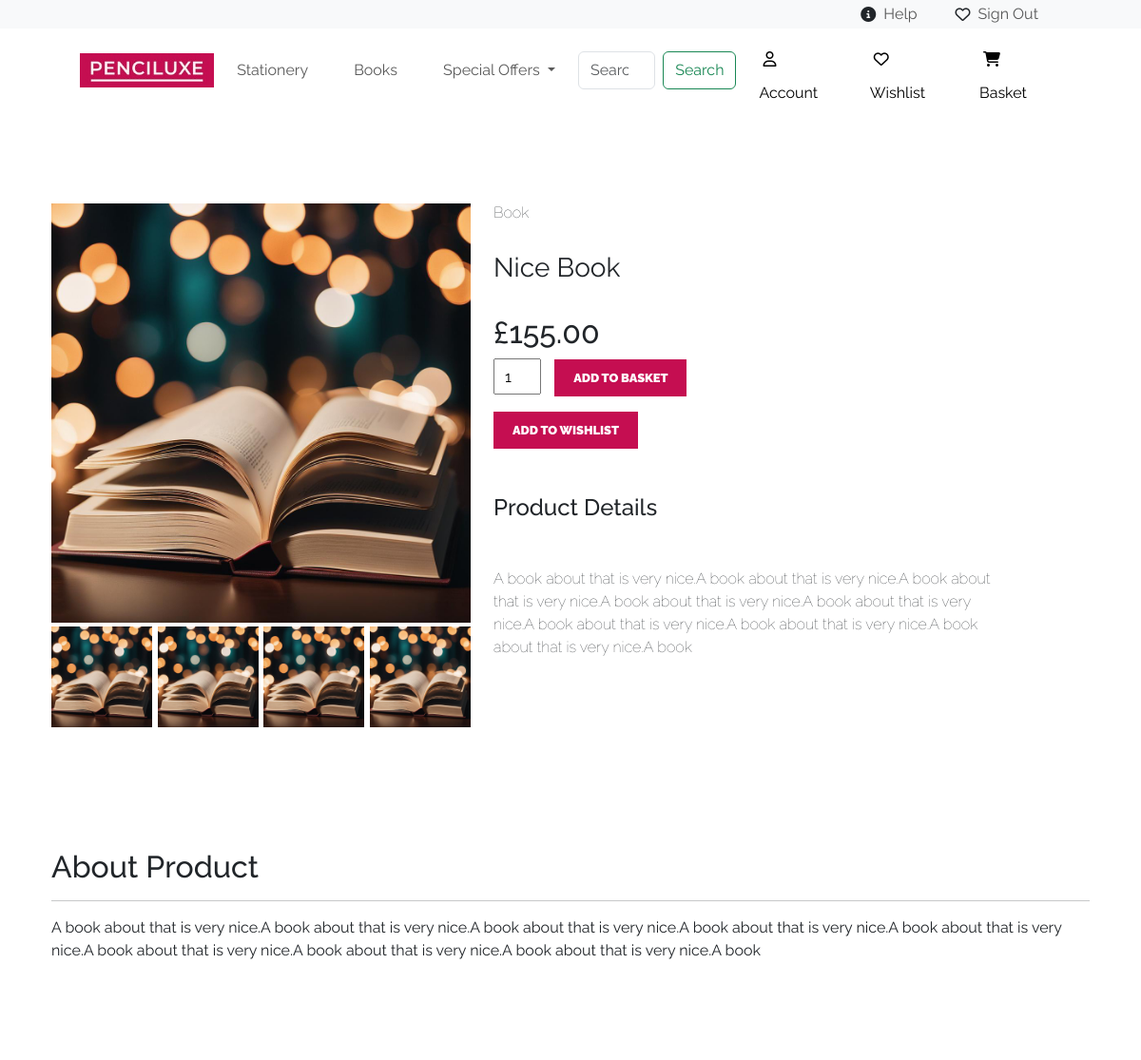
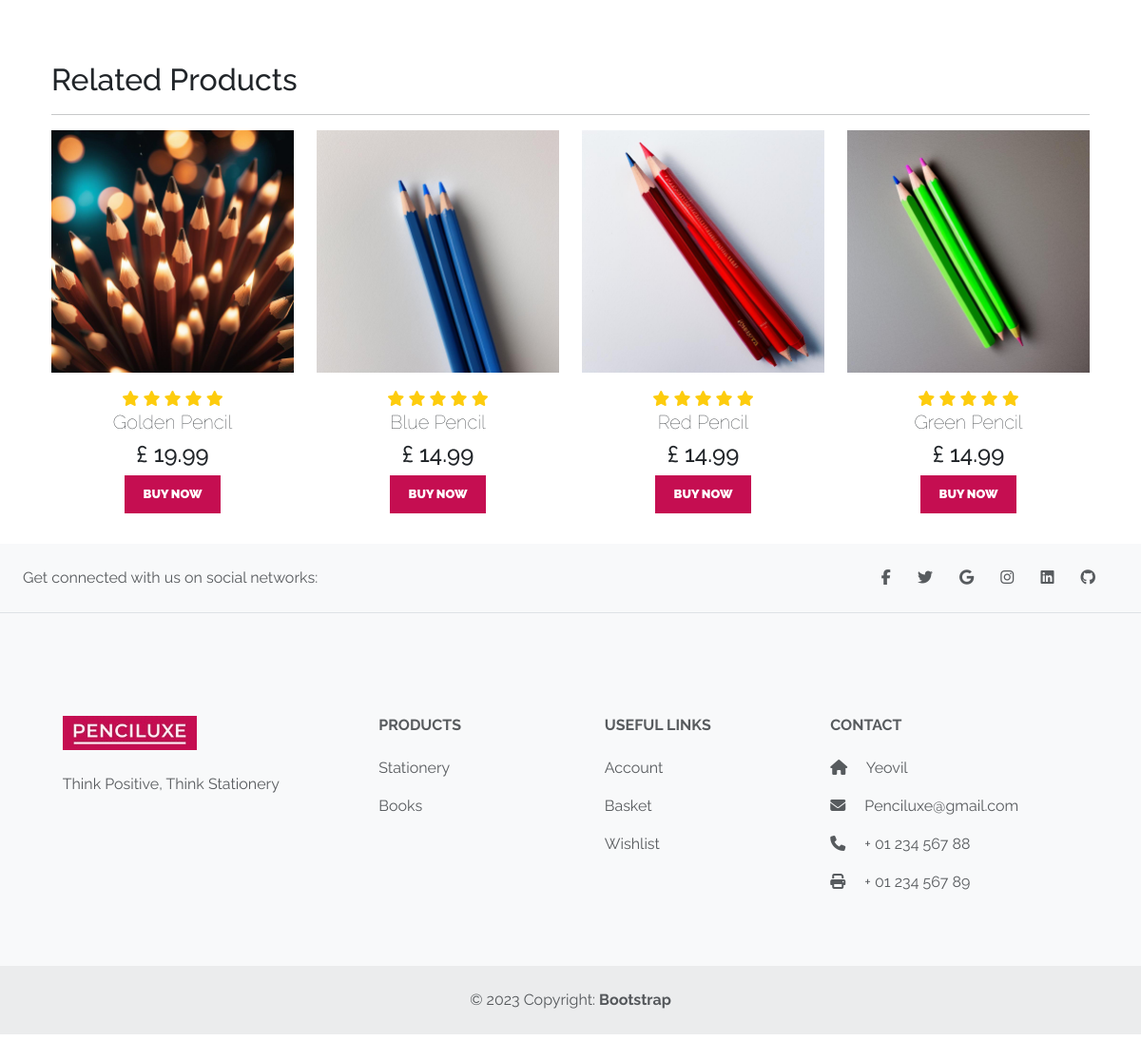
Page /WebAssignment/selectedProductPage.php?product_ID=6 on the committed database (2 pictures, top to bottom).
### tables this page shows
CREATE TABLE `product` (
  `product_ID` int(11) NOT NULL,
  `product_Name` varchar(100) NOT NULL,
  `product_Category` varchar(100) NOT NULL,
  `product_Description` varchar(255) NOT NULL,
  `product_Image` varchar(255) NOT NULL,
  `product_Image2` varchar(255) NOT NULL,
  `product_Image3` varchar(255) NOT NULL,
  `product_Image4` varchar(255) NOT NULL,
  `product_Price` decimal(6,2) NOT NULL,
  `product_Special_Offer` int(2) NOT NULL,
  `product_Type` varchar(100) NOT NULL
);

### WebAssignment/getProducts.php (called while the page is built)
<?php
include("connection.php");
$stmt = $con->prepare("SELECT * FROM product LIMIT 4");
$stmt->execute();
$trending_products = $stmt->get_result();
?>

### WebAssignment/selectedProductPage.php (the view, shortened to what this page needs)
<?php
include("connection.php");
if(isset($_GET['product_ID'])){
    $product_ID = $_GET['product_ID'];
    $stmt = $con->prepare("SELECT * FROM product where product_ID = ?");
    $stmt->bind_param("i",$product_ID);
    $stmt->execute();
    $product = $stmt->get_result();
}else{
    header('location: index.php');
}
?>
<!DOCTYPE html>
<html lang="en">
<head>
    <link href="https://cdn.jsdelivr.net/npm/bootstrap@5.3.3/dist/css/bootstrap.min.css" rel="stylesheet">
    <link rel="stylesheet" href="style.css" class="">
</head>
<body>
    <nav class="navbar navbar-custom bg-light navbar-expand-md">
        <div class="container-fluid py-0">
            <div class="navbar-collapse justify-content-end align-center" id="main-nav">
                <ul class="navbar-nav">
                    <li class="nav-item d-flex mx-3 ">
                        <i class="fa-solid fa-circle-info my-3"></i>
                        <a class="nav-link my-1" href="help.php">Help</a>
                    </li>
                    <li class="nav-item d-flex mx-3">
                        <i class="fa-regular fa-heart my-3"></i>
                        <a class="nav-link my-1" href="signout.php">Sign Out</a>
                    </li>
                </ul>
            </div>
        </div>
    </nav>
    <nav class="navbar navbar-expand-lg">
        <div class="container-fluid align-center">
            <a href="index.php"><img src="assets/logo.jpg" alt="..." height="36"></a>
          <div class="collapse navbar-collapse" id="navbarSupportedContent">
            <ul class="navbar-nav me-auto mb-2 mb-lg-0">
                <li class="nav-item">
                    <a class="nav-link mx-3" aria-current="page" href="stationery.php">Stationery</a>
                </li>
                <li class="nav-item">
                    <a class="nav-link mx-3" href="books.php">Books</a>
                </li>
                <li class="nav-item dropdown">
                    <a class="nav-link mx-3 dropdown-toggle" href="#" role="button" data-bs-toggle="dropdown" aria-expanded="false">
                  Special Offers
                    </a>
                </li>
                <form class="d-flex" role="search" method="POST" action="search.php">
                    <input class="form-control me-2" type="search" name="search" placeholder="Search" aria-label="Search">
                    <button class="btn btn-outline-success" type="submit">Search</button>
                </form>
            </ul>
            <li class="nav-item d-flex mx-4">
                <a class="accountButton" href="account.php" style="text-decoration: none;"><i class="fa-regular fa-user my-3 mx-1"></i>Account</a>
            </li>
            <li class="nav-item d-flex mx-4">
                <a class="wishlistButton" href="wishlist.php" style="text-decoration: none;"><i class="fa-regular fa-heart my-3 mx-1"></i>Wishlist</a>
            </li>
            <li class="nav-item d-flex mx-4">
                <a class="basketButton" href="basket.php" style="text-decoration: none;"><i class="fa-solid fa-cart-shopping my-3 mx-1"></i>Basket</a>
            </li>
          </div>
        </div>
    </nav>
    <section class="container single-product pt-5 px-4">
        <div class="row mt-5">
            <?php while($row = $product->fetch_assoc()){ ?>
            <div class="col-lg-5 col-md-6 col-sm-12">
                <img class="img-fluid w-100 pb-1" src="assets/<?php echo $row['product_Image']; ?>"/>
                <div class="small-img-group">
                    <div class="small-img-col">
                        <img src="assets/<?php echo $row['product_Image']; ?> " width="100%" class="small-img"/>
                    </div>
                    <div class="small-img-col">
                        <img src="assets/<?php echo $row['product_Image2']; ?>"width="100%" class="small-img"/>
                    </div>
                    <div class="small-img-col">
                        <img src="assets/<?php echo $row['product_Image3']; ?>"width="100%" class="small-img"/>
                    </div>
                    <div class="small-img-col">
                        <img src="assets/<?php echo $row['product_Image3']; ?>"width="100%" class="small-img"/>
                    </div>
                </div>
            </div>
            <div class="col-lg-6 col-md-12 col-12">
                <h6><?php echo $row['product_Category']; ?></h6>
                <h3 class="py-4"><?php echo $row['product_Name']; ?></h3>
                <h2>£<?php echo $row['product_Price']; ?></h2>
                <form method="POST" action="basket.php">
                  <input type="number" name="product_Quantity" value="1"/>
                  <button class="buy-btn" type="submit" name="add_To_Basket">Add to Basket</button>
                </form>
                <form method="POST" action="wishlist.php">
                  <button class="wish-btn mt-3" type="submit" name="add_To_Wishlist">Add to Wishlist</button>
                </form>
                <h4 class="mt-5 mb-5">Product Details</h4>
                <spam><?php echo $row['product_Description']; ?></spam>
            </div>
        </div>
    </section>
    <section id="Trending">
      <div class="row mx-auto container-lg">
        <div class="container mt-2">
                <h2 class= "font-weight-bold">About Product</h2>
                <hr>
        </div>
          <spam><?php echo $row['product_Description']; ?></spam>
        </div>
    </section>
    <?php }?>
    <section id="Trending">
    <div class="row mx-auto container-lg">
      <div class="container mt-5">
              <h2 class= "font-weight-bold">Related Products</h2>
              <hr>
      </div>
    <?php include('getProducts.php');?>
    <?php while($row= $trending_products->fetch_assoc()){ ?>
        <div class="product text-center col-lg-3 col-md-1 col-sm-4">
            <img class="img-fluid mb-3" src="assets/<?php echo $row['product_Image']; ?>"/>
            <div class="star">
                <i class="fas fa-star"></i>
                <i class="fas fa-star"></i>
                <i class="fas fa-star"></i>
                <i class="fas fa-star"></i>
                <i class="fas fa-star"></i>
            </div>
            <h5 class="p-name"><?php echo $row['product_Name']; ?></h5>
            <h4 class="p-price">£ <?php echo $row['product_Price']; ?></h4>
            <a href="selectedProductPage.php?product_ID=<?php echo $row['product_ID'];?>"><button class="buy-btn">Buy Now</button></a>
        </div>
        <?php } ?>
    </div>
</body>
<footer class="text-center text-lg-start bg-body-tertiary text-muted">
  <section class="d-flex justify-content-center justify-content-lg-between p-4 border-bottom">
    <div class="me-5 d-none d-lg-block">
      <span>Get connected with us on social networks:</span>
    </div>
    <div>
      <a href="" class="me-4 text-reset">
        <i class="fab fa-facebook-f"></i>
      </a>
      <a href="" class="me-4 text-reset">
        <i class="fab fa-twitter"></i>
      </a>
      <a href="" class="me-4 text-reset">
        <i class="fab fa-google"></i>
      </a>
      <a href="" class="me-4 text-reset">
        <i class="fab fa-instagram"></i>
      </a>
      <a href="" class="me-4 text-reset">
        <i class="fab fa-linkedin"></i>
      </a>
      <a href="" class="me-4 text-reset">
        <i class="fab fa-github"></i>
      </a>
    </div>
  </section>
  <section class="">
    <div class="container text-center text-md-start mt-5">
      <div class="row mt-3">
        <div class="col-md-3 col-lg-4 col-xl-3 mx-auto mb-4">
          <h6 class="text-uppercase fw-bold mb-4">
          <img src="assets/logo.jpg" alt="..." height="36">
          </h6>
          <p>
            Think Positive, Think Stationery
          </p>
        </div>
        <div class="col-md-2 col-lg-2 col-xl-2 mx-auto mb-4">
          <h6 class="text-uppercase fw-bold mb-4">
            Products
          </h6>
          <p>
            <a href="#!" class="text-reset">Stationery</a>
          </p>
          <p>
            <a href="#!" class="text-reset">Books</a>
          </p>
        </div>
        <div class="col-md-3 col-lg-2 col-xl-2 mx-auto mb-4">
          <h6 class="text-uppercase fw-bold mb-4">
            Useful links
          </h6>
          <p>
            <a href="account.php" class="text-reset">Account</a>
          </p>
          <p>
            <a href="basket.php" class="text-reset">Basket</a>
          </p>
          <p>
            <a href="wishlist.php" class="text-reset">Wishlist</a>
          </p>
        </div>
        <div class="col-md-4 col-lg-3 col-xl-3 mx-auto mb-md-0 mb-4">
          <h6 class="text-uppercase fw-bold mb-4">Contact</h6>
          <p><i class="fas fa-home me-3"></i> Yeovil</p>
          <p>
            <i class="fas fa-envelope me-3"></i>
            Penciluxe@gmail.com
          </p>
          <p><i class="fas fa-phone me-3"></i> + 01 234 567 88</p>
          <p><i class="fas fa-print me-3"></i> + 01 234 567 89</p>
        </div>
      </div>
    </div>
  </section>
  <div class="text-center p-4" style="background-color: rgba(0, 0, 0, 0.05);">
    © 2023 Copyright:
    <a class="text-reset fw-bold" href="https://mdbootstrap.com/">Bootstrap</a>
  </div>
</footer>
</html>

### WebAssignment/style.css (style rules this page uses)
body { font-family: "Raleway", sans-serif; }
.navbar-custom { height: 30px; }
.accountButton { color: black; }
.wishlistButton { color: black; }
.basketButton { color: black; }
.navbar { padding-left: 6%; padding-right: 6%; }
.product { cursor: pointer; margin-bottom: 2rem; font-family: 'poppins' 'sans-serif'; }
.product img { transition: 0.3s all;; }
.buy-btn { font-size: 0.8rem; font-weight: 900; outline: none; border: none; background-color: #C50E51; color: white; padding: 10px 20px; text-transform: uppercase; cursor: pointer; transition: 0.5s ease; }
.wish-btn { font-size: 0.8rem; font-weight: 900; outline: none; border: none; background-color: #C50E51; color: white; padding: 10px 20px; text-transform: uppercase; cursor: pointer; transition: 0.5s ease; }
.p-name { font-weight: 100; }
.fa-star { color: #FDCC0D; }
.small-img-group { display: flex; justify-content: space-between; }
.small-img-col { flex-basis: 24%; cursor: pointer; }
.single-product { font-weight: 100; }
.single-product h6 { font-weight: lighter; text-transform: capitalize; }
.single-product h3 { font-weight: 400; text-transform: capitalize; }
.single-product input { width: 50px; height: 38px; padding-left: 10px; font-size: 16px; margin-right: 10px; }
.single-product .buy-btn { opacity: 1; transition: 0.4s all; background-color: #C50E51; }
a { text-decoration:none; }

### WebAssignment/selectedProductPage.php (style rules this page uses)
section { padding: 60px 0; }

### rows in the picture
product: product_Image (picture), product_Image2 (picture), product_Image3 (picture), product_Category "Book", product_Name "Nice Book", product_Price "155.00", product_Description "A book about that is very nice.A book about that is very nice.A book about that is very nice.A book about that is very nice.A book about that is very nice.A book about that is very nice.A book about that is very nice.A book about that is very nice.A book"
product: product_Image (picture), product_Name "Golden Pencil", product_Price "19.99"
product: product_Image (picture), product_Name "Blue Pencil", product_Price "14.99"
product: product_Image (picture), product_Name "Red Pencil", product_Price "14.99"
product: product_Image (picture), product_Name "Green Pencil", product_Price "14.99"
